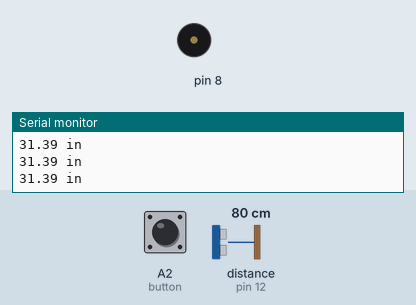
This sketch was run on a simulated Arduino Uno, built with avr-gcc and run on an emulated ATmega328P. On the bench: buzzer (waves = sounding), the last lines printed to the serial monitor. Wiring (inferred from the names in the program): ultrasonic range finder: trigger pin 10; echo pin 12. The inputs (shaded band) are chosen by the test bench; at power-on: distance to the obstacle (sensor on pin 12) 80 cm, A2 (button) HIGH. The echo pulse lasts 58.3 µs per cm.

Above: at 1.2 s.
1.3 s: distance to the obstacle (sensor on pin 12) set to 2 cm
At 1.9 s:
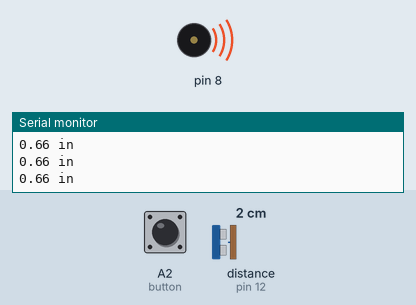
2.8 s: distance to the obstacle (sensor on pin 12) set to 250 cm
5.8 s: A2 (button) pulled LOW for 0.15 s
At 6.9 s:
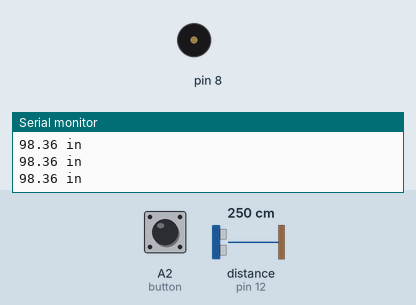
7.4 s: distance to the obstacle (sensor on pin 12) set to 34 cm
8.9 s: distance to the obstacle (sensor on pin 12) set to 28 cm
At 10.1 s:
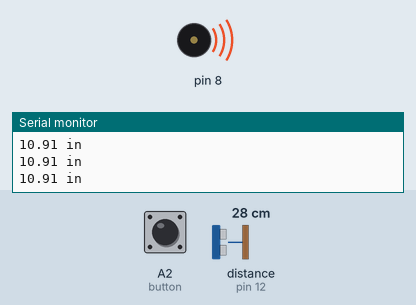
10.4 s: distance to the obstacle (sensor on pin 12) set to 299 cm
Timing chart, 0 to 13.4 s (numbered marks = the images above; inputs shaded):
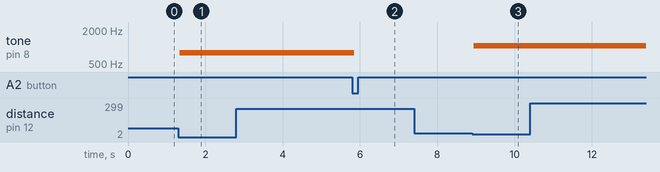

The sketch:

June21.ino
```cpp
/*
 * Name: Andres Ugartechea
 * Date: 06/21/21
 * Assignment: Make a musical instrument:
 *             You must use at least one digital sensor (switch, either momentary or toggle).
 *             You must use at least one analog sensor (photoresistor, potentiometer, or distance measuring sensor).
 *
 * In this program, we're going to create a instrument that plays all the notes in the C major scale, using an ultrasonic distance sensor and a switch.
 * The principle is to play the instrument placing a hand in front of the sensor. The note played changes according to the distance and the switch changes the notes in the scale.
 */

#include "pitches.h"


//button
const int button = A2;
int buttonState = 0;


//for this code, to understand how the ultrasonic distance sensor works, I used as reference the example in https://learn.sparkfun.com/tutorials/sparkfun-inventors-kit-experiment-guide---v41/circuit-3b-distance-sensor.
//(I'll write with quotation marks the comments that belong to the original code)

//ultrasonic distance sensor
const int trigPin = 10;           //trigger pin (see schematic)
const int echoPin = 12;
float distance = 0;


void setup()
{
  Serial.begin (9600);        //"set up a serial connection with the computer"

 //for the distance sensor
  pinMode(echoPin, INPUT);    //"the echo pin will measure the duration of pulses coming back from the distance sensor"
  pinMode(trigPin, OUTPUT);   //"the trigger pin will output pulses of electricity"

  //for the button
  pinMode(button, INPUT);
}


void loop() {

  //the button state now changes if the button is pressed or not in the real world
  buttonState = digitalRead(button);

  distance = getDistance();   //'getDistance()' is defined later. It stores de distance captured by the sensor
  //these next two lines are not necessary to make the instrument work, but they helped defined the distances between each note in the scale
  Serial.print(distance);
  Serial.println(" in");


  //BUTTON NON-PRESSED: C, D, E, and F can  be played
  if ((buttonState == LOW)&&(distance <= 3)) {
    tone(8, NOTE_C5);
  } else if ((buttonState == LOW)&&(3 < distance && distance < 6)) { //if the object is a medium distance
    tone(8, NOTE_D5);
  } else if ((buttonState == LOW)&&(6 < distance && distance < 9)) { //if the object is a medium distance
    tone(8, NOTE_E5);
  } else if ((buttonState == LOW)&&(9 < distance && distance < 12)) { //if the object is a medium distance
    tone(8, NOTE_F5);
  } else if ((buttonState == LOW)&&(12 <= distance)) { //if the object is a medium distance
    noTone(8);          //nothing sounds when the hand isn't placed in front of the sensor
  }


  //BUTTON PRESSED: G, A, B, and C can  be played
  if ((buttonState == HIGH)&&(distance <= 3)) {
    tone(8, NOTE_G5);
  } else if ((buttonState == HIGH)&&(3 < distance && distance < 6)) { //if the object is a medium distance
    tone(8, NOTE_A5);
  } else if ((buttonState == HIGH)&&(6 < distance && distance < 9)) { //if the object is a medium distance
    tone(8, NOTE_B5);
  } else if ((buttonState == HIGH)&&(9 < distance && distance < 12)) { //if the object is a medium distance
    tone(8, NOTE_C6);
  }

  delay(50);      //"delay 50ms between each reading"
}


float getDistance()
{
  float echoTime;                   //"variable to store the time it takes for a ping to bounce off an object"
  float calculatedDistance;         //"variable to store the distance calculated from the echo time"

  //"send out an ultrasonic pulse that's 10ms long"
  digitalWrite(trigPin, HIGH);
  delayMicroseconds(10);
  digitalWrite(trigPin, LOW);

  echoTime = pulseIn(echoPin, HIGH);      //"use the pulsein command to see how long it takes for the
                                          //pulse to bounce back to the sensor"

  calculatedDistance = echoTime / 148.0;  //"calculate the distance of the object that reflected the pulse (half the bounce time multiplied by the speed of sound)"

  return calculatedDistance;              //"send back the distance that was calculated"
}
```

pitches.h
```cpp
/*************************************************
   Public Constants
 *************************************************/

#define NOTE_B0  31
#define NOTE_C1  33
#define NOTE_CS1 35
#define NOTE_D1  37
#define NOTE_DS1 39
#define NOTE_E1  41
#define NOTE_F1  44
#define NOTE_FS1 46
#define NOTE_G1  49
#define NOTE_GS1 52
#define NOTE_A1  55
#define NOTE_AS1 58
#define NOTE_B1  62
#define NOTE_C2  65
#define NOTE_CS2 69
#define NOTE_D2  73
#define NOTE_DS2 78
#define NOTE_E2  82
#define NOTE_F2  87
#define NOTE_FS2 93
#define NOTE_G2  98
#define NOTE_GS2 104
#define NOTE_A2  110
#define NOTE_AS2 117
#define NOTE_B2  123
#define NOTE_C3  131
#define NOTE_CS3 139
#define NOTE_D3  147
#define NOTE_DS3 156
#define NOTE_E3  165
#define NOTE_F3  175
#define NOTE_FS3 185
#define NOTE_G3  196
#define NOTE_GS3 208
#define NOTE_A3  220
#define NOTE_AS3 233
#define NOTE_B3  247
#define NOTE_C4  262
#define NOTE_CS4 277
#define NOTE_D4  294
#define NOTE_DS4 311
#define NOTE_E4  330
#define NOTE_F4  349
#define NOTE_FS4 370
#define NOTE_G4  392
#define NOTE_GS4 415
#define NOTE_A4  440
#define NOTE_AS4 466
#define NOTE_B4  494
#define NOTE_C5  523
#define NOTE_CS5 554
#define NOTE_D5  587
#define NOTE_DS5 622
#define NOTE_E5  659
#define NOTE_F5  698
#define NOTE_FS5 740
#define NOTE_G5  784
#define NOTE_GS5 831
#define NOTE_A5  880
#define NOTE_AS5 932
#define NOTE_B5  988
#define NOTE_C6  1047
#define NOTE_CS6 1109
#define NOTE_D6  1175
#define NOTE_DS6 1245
#define NOTE_E6  1319
#define NOTE_F6  1397
#define NOTE_FS6 1480
#define NOTE_G6  1568
#define NOTE_GS6 1661
#define NOTE_A6  1760
#define NOTE_AS6 1865
#define NOTE_B6  1976
#define NOTE_C7  2093
#define NOTE_CS7 2217
#define NOTE_D7  2349
#define NOTE_DS7 2489
#define NOTE_E7  2637
#define NOTE_F7  2794
#define NOTE_FS7 2960
#define NOTE_G7  3136
#define NOTE_GS7 3322
#define NOTE_A7  3520
#define NOTE_AS7 3729
#define NOTE_B7  3951
#define NOTE_C8  4186
#define NOTE_CS8 4435
#define NOTE_D8  4699
#define NOTE_DS8 4978
```

Measured:
- the behaviour switches between 31 and 30 cm on distance to the obstacle (sensor on pin 12) (found by bisection; images 2 and 3)
- after the input at 1.3 s, tone on pin 8: silent → 784 Hz at once
- after the input at 5.8 s, tone on pin 8: 784 Hz → silent after 0.05 s
- after the input at 8.9 s, tone on pin 8: silent → 1047 Hz at once
